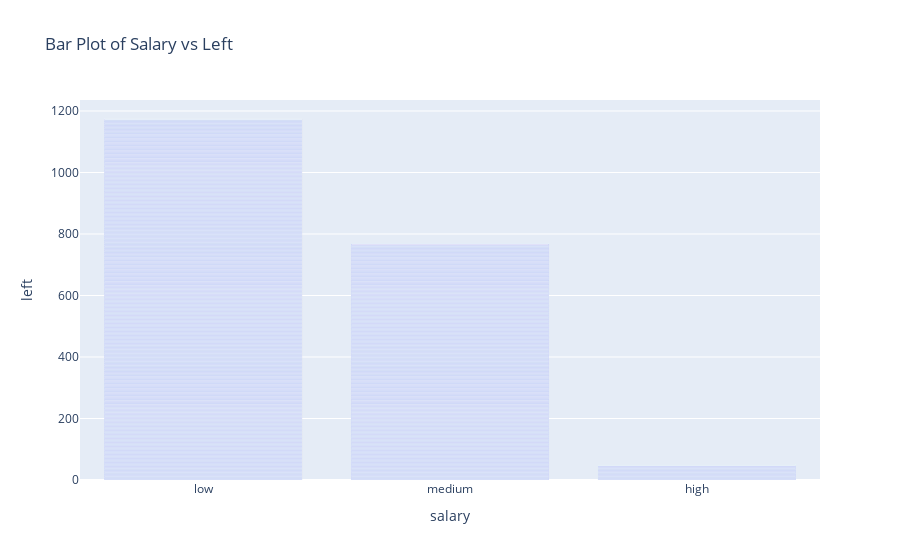

The notebook cell saved with this chart:
### Markdown cell above
# Visualization

### Code cell
# bar plot salary vs left by plotly express
fig = px.bar(df, x="salary", y="left", title="Bar Plot of Salary vs Left")
fig.show()

### Figure 1 — Plotly figure (JSON) as saved in the notebook; plotly's stock layout.template omitted (floating-point values rounded to 4 significant figures; data arrays with more than 128 entries replaced by an {"elided": "..."} marker saying what was removed)
{"data": [{"alignmentgroup": "True", "hovertemplate": "salary=%{x}<br>left=%{y}<extra></extra>", "legendgroup": "", "marker": {"color": "#636efa", "pattern": {"shape": ""}}, "name": "", "offsetgroup": "", "orientation": "v", "showlegend": false, "textposition": "auto", "type": "bar", "x": {"elided": "11991 str values"}, "xaxis": "x", "y": {"elided": "11991 int values"}, "yaxis": "y"}], "layout": {"barmode": "relative", "legend": {"tracegroupgap": 0}, "title": {"text": "Bar Plot of Salary vs Left"}, "xaxis": {"anchor": "y", "domain": [0, 1], "title": {"text": "salary"}}, "yaxis": {"anchor": "x", "domain": [0, 1], "title": {"text": "left"}}}}
